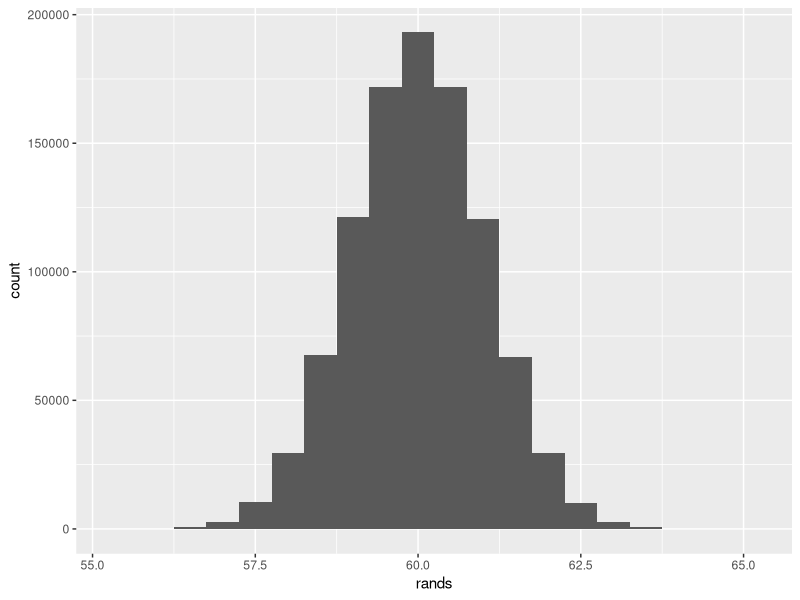
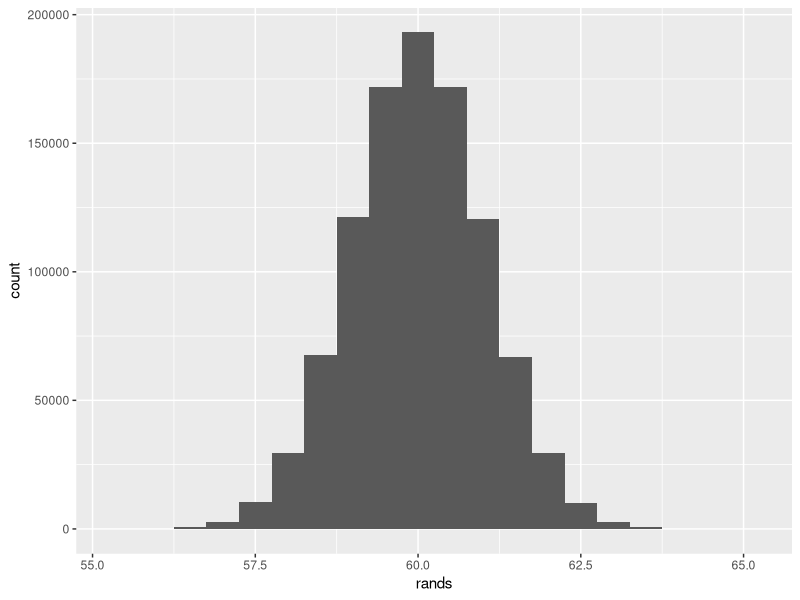

These figures' R source, in order:
library(ggplot2)

sample_1 <- c(63, 63, 64, 62, 65, 59, 61, 62, 60, 60)
sample_2 <- c(59, 62, 59, 58, 59, 53, 76, 69, 54, 59)
sample_3 <- c(59, 63, 54, 63, 59, 67, 62, 54, 59, 58)

full_sample <- c(sample_1, sample_2, sample_3)

bootstrapping <- function() {
  samples <- c()
  for(time in 1:10000) {
    temp <- sample(full_sample, 20, replace = TRUE)
    samples <- c(samples, mean(temp))
  }
  return(samples)
}

samples <- bootstrapping()

rands <- rnorm(1000000, 60, sd(samples))

df <- data.frame(rands)

ggplot(data=df, aes(x=rands)) + geom_histogram(binwidth=.5)

ggsave('./experiment.png')
